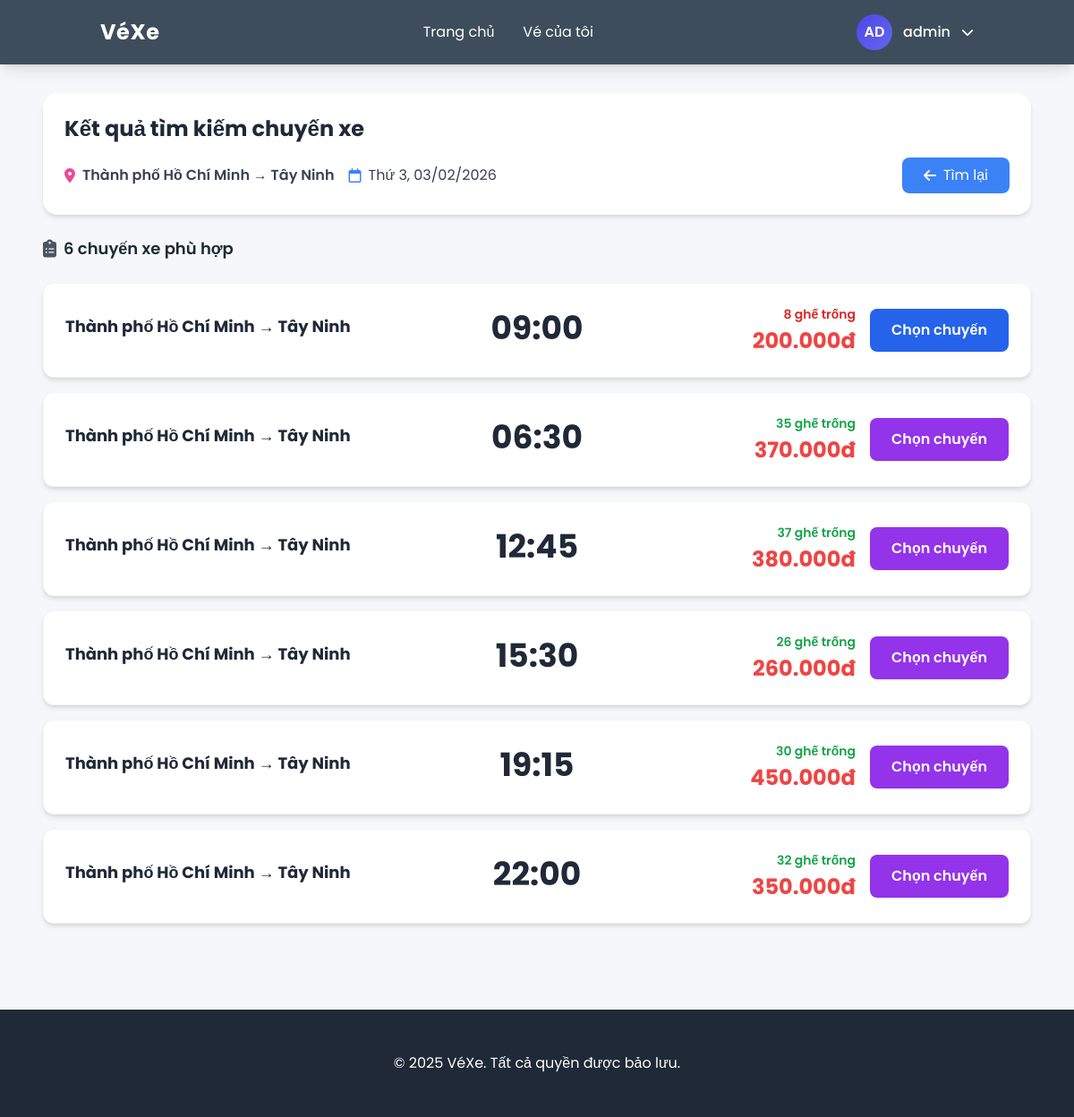
Page /search.php?origin=27&destination=29&date=2026-02-03&trip_type=one_way (signed in) on the committed database.
### tables this page shows
CREATE TABLE `provinces` (
  `id` int(11) NOT NULL,
  `province_name` varchar(100) NOT NULL,
  `status` enum('active','inactive') NOT NULL DEFAULT 'active',
  `created_at` timestamp NOT NULL DEFAULT current_timestamp()
);

CREATE TABLE `trips` (
  `id` int(11) NOT NULL,
  `departure_province_id` int(11) NOT NULL,
  `destination_province_id` int(11) NOT NULL,
  `departure_time` datetime NOT NULL,
  `price` decimal(10,2) NOT NULL,
  `available_seats` int(11) NOT NULL,
  `total_seats` int(11) NOT NULL,
  `status` enum('scheduled','ongoing','completed','cancelled','paused','full') NOT NULL DEFAULT 'scheduled',
  `ticket_type` enum('one_way','round_trip') DEFAULT 'one_way',
  `return_time` datetime DEFAULT NULL,
  `created_at` timestamp NOT NULL DEFAULT current_timestamp()
);

### search.php (the view, shortened to what this page needs)
<?php
require_once 'includes/config.php';
$origin = isset($_GET['origin']) ? intval($_GET['origin']) : 0;
$destination = isset($_GET['destination']) ? intval($_GET['destination']) : 0;
$date = isset($_GET['date']) ? $_GET['date'] : date('Y-m-d');
$search_trip_type = isset($_GET['trip_type']) ? $_GET['trip_type'] : 'one_way';
$origin_name = '';
$destination_name = '';
if ($origin > 0) {
    $stmt = $pdo->prepare("SELECT province_name FROM provinces WHERE id = ?");
    $stmt->execute([$origin]);
    if ($row = $stmt->fetch(PDO::FETCH_ASSOC)) $origin_name = $row['province_name'];
}
if ($destination > 0) {
    $stmt = $pdo->prepare("SELECT province_name FROM provinces WHERE id = ?");
    $stmt->execute([$destination]);
    if ($row = $stmt->fetch(PDO::FETCH_ASSOC)) $destination_name = $row['province_name'];
}
$date_display = '';
if ($date) {
    $timestamp = strtotime($date);
    $days = ['Chủ nhật', 'Thứ 2', 'Thứ 3', 'Thứ 4', 'Thứ 5', 'Thứ 6', 'Thứ 7'];
    $date_display = $days[date('w', $timestamp)] . ', ' . date('d/m/Y', $timestamp);
}
$trips = [];
if ($origin > 0 && $destination > 0) {
    $stmt = $pdo->prepare("SELECT t.id AS schedule_id, t.price AS base_price,
                     o.province_name AS origin, d.province_name AS destination,
                     t.departure_time, t.total_seats, t.available_seats,
                     t.ticket_type, t.return_time
              FROM trips t
              JOIN provinces o ON t.departure_province_id = o.id
              JOIN provinces d ON t.destination_province_id = d.id
              WHERE t.departure_province_id = ?
              AND t.destination_province_id = ?
              AND DATE(t.departure_time) = ?
              AND t.status = 'scheduled'
              AND t.ticket_type = ?
              ORDER BY t.departure_time ASC");
    $stmt->execute([$origin, $destination, $date, $search_trip_type]);
    while ($row = $stmt->fetch(PDO::FETCH_ASSOC)) {
        $row['is_virtual'] = false;
        $trips[] = $row;
    }
    if (strtotime($date) >= strtotime(date('Y-m-d'))) {
        $virtual_times = ['06:30', '09:15', '12:45', '15:30', '19:15', '22:00'];
        foreach ($virtual_times as $time) {
            $v_datetime = $date . ' ' . $time . ':00';
            $is_duplicate = false;
            foreach ($trips as $real) {
                if (!$real['is_virtual'] && abs(strtotime($real['departure_time']) - strtotime($v_datetime)) < 1800) {
                    $is_duplicate = true; break;
                }
            }
            if (!$is_duplicate) {
                $random_price = rand(25, 45) * 10000;
                $random_seats = rand(15, 42);
                $v_return_time = null;
                $trips[] = [
                    'schedule_id' => 0,
                    'base_price' => $random_price,
                    'origin' => $origin_name,
                    'destination' => $destination_name,
                    'departure_time' => $v_datetime,
                    'total_seats' => 45,
                    'available_seats' => $random_seats,
                    'is_virtual' => true,
                    'origin_id' => $origin,
                    'dest_id' => $destination,
                    'ticket_type' => $search_trip_type,
                    'return_time' => $v_return_time
                ];
            }
        }
        usort($trips, function($a, $b) {
            if ($a['is_virtual'] !== $b['is_virtual']) {
                return $a['is_virtual'] ? 1 : -1;
            }
            return strtotime($a['departure_time']) - strtotime($b['departure_time']);
        });
    }
}
?>
<!DOCTYPE html>
<html lang="vi">
<head>
    <script src="https://cdn.tailwindcss.com"></script>
    <link rel="stylesheet" href="https://cdnjs.cloudflare.com/ajax/libs/font-awesome/6.4.0/css/all.min.css">
</head>
<body>
    <header class="bg-[#3d4d5c] text-white sticky top-0 z-50 shadow-lg">
        <div class="container mx-auto px-6 py-4">
            <div class="flex items-center justify-between">
                <div class="flex items-center space-x-3">
                    <a href="index.php" class="text-2xl font-bold tracking-wide">VéXe</a>
                </div>
                <nav class="hidden md:flex items-center space-x-8">
                    <a href="index.php" class="hover:text-blue-300 transition">Trang chủ</a>
                    <a href="my-tickets.php" class="hover:text-blue-300 transition">Vé của tôi</a>
                </nav>
                <div class="flex items-center space-x-4">
                    <?php if (isset($_SESSION['user_id']) || isset($_SESSION['admin_id'])): ?>
                        <div class="user-dropdown flex items-center space-x-3 cursor-pointer">
                            <div class="user-avatar">
                                <?php
                                $username = $_SESSION['username'] ?? $_SESSION['admin_username'];
                                echo strtoupper(substr($username, 0, 2));
                                ?>
                            </div>
                            <span class="font-medium"><?php echo htmlspecialchars($username); ?></span>
                            <i class="fas fa-chevron-down text-sm"></i>
                        </div>
                    <?php endif; ?>
                </div>
            </div>
        </div>
    </header>
    <div class="container mx-auto px-6 py-8 max-w-6xl">
        <div class="bg-white rounded-2xl shadow-md p-6 mb-6">
            <h2 class="text-2xl font-bold text-gray-800 mb-4">Kết quả tìm kiếm chuyến xe</h2>
            <div class="flex flex-wrap items-center gap-4">
                <div class="flex items-center gap-2 text-gray-700">
                    <i class="fas fa-map-marker-alt text-pink-500"></i>
                    <span class="font-semibold"><?php echo htmlspecialchars($origin_name) . ' → ' . htmlspecialchars($destination_name); ?></span>
                </div>
                <div class="flex items-center gap-2 text-gray-700">
                    <i class="far fa-calendar text-blue-500"></i>
                    <span><?php echo htmlspecialchars($date_display); ?></span>
                </div>
                <a href="index.php" class="ml-auto bg-blue-500 text-white px-6 py-2 rounded-lg hover:bg-blue-600 transition flex items-center gap-2">
                    <i class="fas fa-arrow-left"></i> Tìm lại
                </a>
            </div>
        </div>
        <div class="flex items-center gap-2 mb-6">
            <i class="fas fa-clipboard-list text-xl text-gray-600"></i>
            <p class="text-lg font-semibold text-gray-800"><?php echo count($trips); ?> chuyến xe phù hợp</p>
        </div>
        <?php if (count($trips) > 0): ?>
            <div class="space-y-4">
                <?php foreach ($trips as $trip): ?>
                    <?php
                    $price = number_format($trip['base_price'], 0, ',', '.');
                    $seats = $trip['available_seats'];
                    $seats_color = $seats > 10 ? 'text-green-600' : 'text-red-600';
                    $departure = date('H:i', strtotime($trip['departure_time']));
                    $is_virtual = $trip['is_virtual'] ?? false;
                    ?>
                    <div class="bg-white rounded-xl shadow-md hover:shadow-xl transition-shadow border border-gray-100 p-6">
                        <div class="grid grid-cols-1 lg:grid-cols-12 gap-6 items-center">
                            <div class="lg:col-span-4">
                                <h3 class="text-lg font-bold text-gray-800 mb-2">
                                    <?php echo htmlspecialchars($trip['origin']) . ' → ' . htmlspecialchars($trip['destination']); ?>
                                </h3>
                            </div>
                            <div class="lg:col-span-4 text-center">
                                <div class="text-4xl font-bold text-gray-800 mb-1"><?php echo $departure; ?></div>
                            </div>
                            <div class="lg:col-span-4 flex flex-col lg:flex-row items-center gap-4 lg:justify-end">
                                <div class="text-center lg:text-right">
                                    <div class="<?php echo $seats_color; ?> font-semibold mb-1 text-sm">
                                        <?php echo $seats; ?> ghế trống
                                    </div>
                                    <div class="text-2xl font-bold text-red-500">
                                        <?php echo $price; ?>đ
                                    </div>
                                </div>
                                <?php if ($is_virtual): ?>
                                    <form action="create_and_book.php" method="POST">
                                        <button type="submit" class="bg-purple-600 text-white px-6 py-3 rounded-lg hover:bg-purple-700 transition font-semibold whitespace-nowrap w-full lg:w-auto">
                                            Chọn chuyến
                                        </button>
                                    </form>
                                <?php else: ?>
                                    <a href="select-seat.php?trip_id=<?php echo $trip['schedule_id']; ?>"
                                       class="bg-blue-600 text-white px-6 py-3 rounded-lg hover:bg-blue-700 transition font-semibold whitespace-nowrap w-full lg:w-auto text-center">
                                        Chọn chuyến
                                    </a>
                                <?php endif; ?>
                            </div>
                        </div>
                    </div>
                <?php endforeach; ?>
            </div>
        <?php endif; ?>
    </div>
    <footer class="bg-gray-800 text-white py-12 mt-16">
        <div class="container mx-auto px-4 text-center">
            <p>&copy; 2025 VéXe. Tất cả quyền được bảo lưu.</p>
        </div>
    </footer>
</body>
</html>

### search.php (style rules this page uses)
body { font-family: 'Poppins', sans-serif; background: #f5f7fa; }
.user-dropdown { position: relative; }
.user-avatar { width: 40px; height: 40px; background: linear-gradient(135deg, #4f46e5, #6366f1); border-radius: 50%; display: flex; align-items: center; justify-content: center; color: white; font-weight: 600; font-size: 16px; }

### rows in the picture
provinces: province_name "Thành phố Hồ Chí Minh"
provinces: province_name "Tây Ninh"
trips: departure_province.province_name "Thành phố Hồ Chí Minh", destination_province.province_name "Tây Ninh", departure_time "09:00", available_seats "8", price "200.000", departure "06:30", seats "35", price "370.000", departure "12:45", seats "37", price "380.000", departure "15:30", seats "26", price "260.000", departure "19:15", seats "30", price "450.000", departure "22:00", seats "32", price "350.000"

### other values in the picture
substr($username, 0, 2) "AD"
$username "admin"
$date_display "Thứ 3, 03/02/2026"
count($trips) "6"
